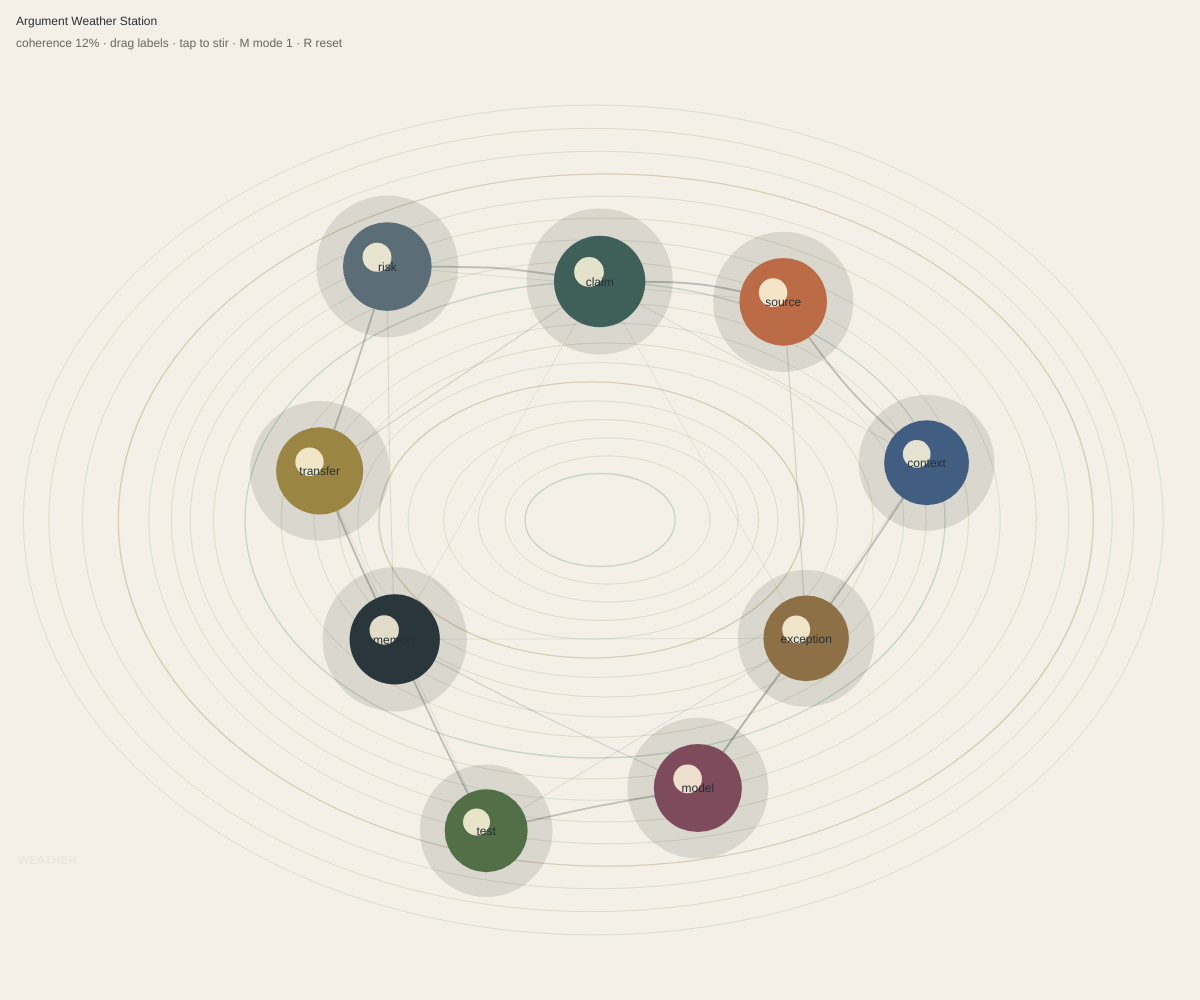
Frame 1 (no input)
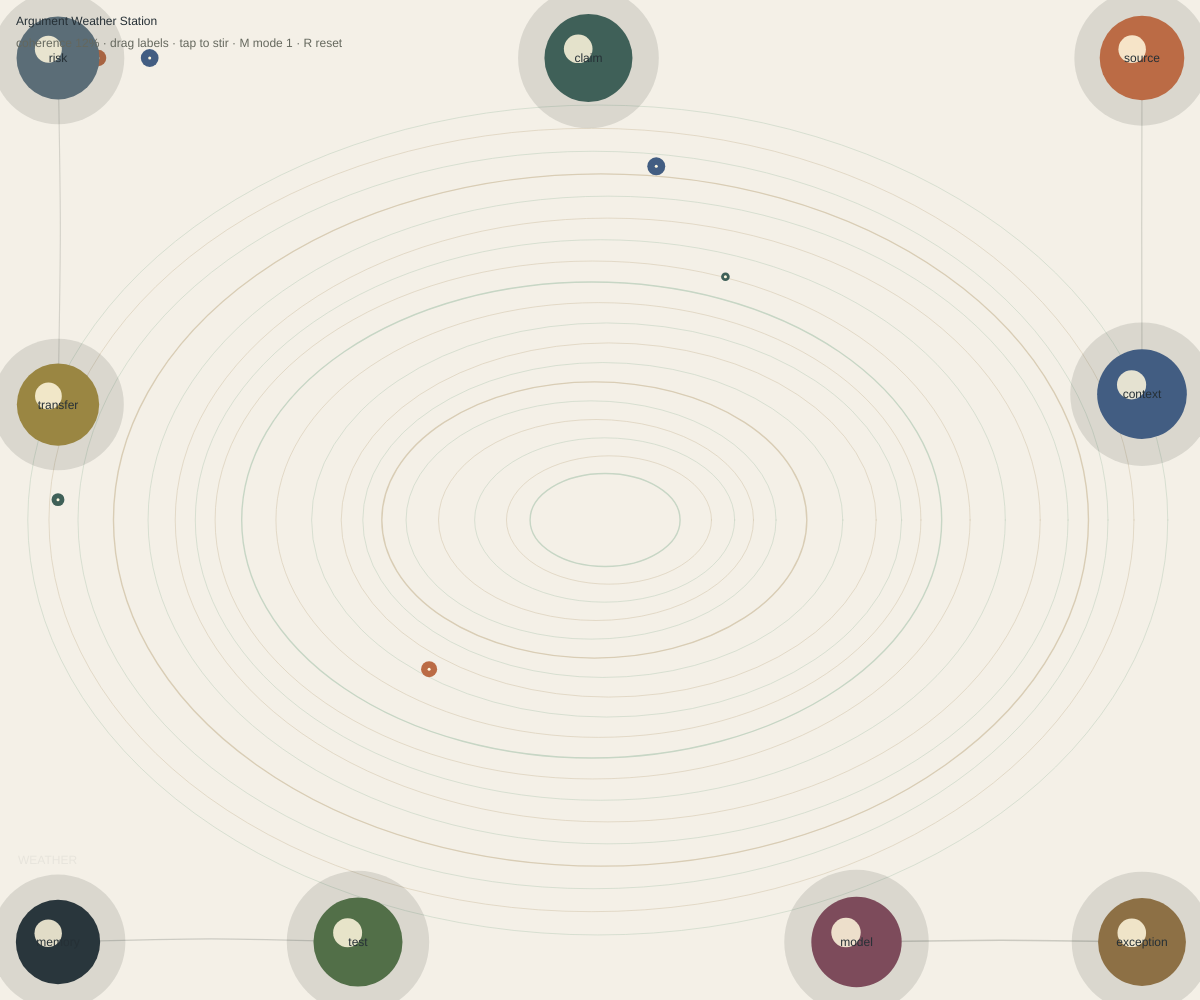
Frame 60 (no input)
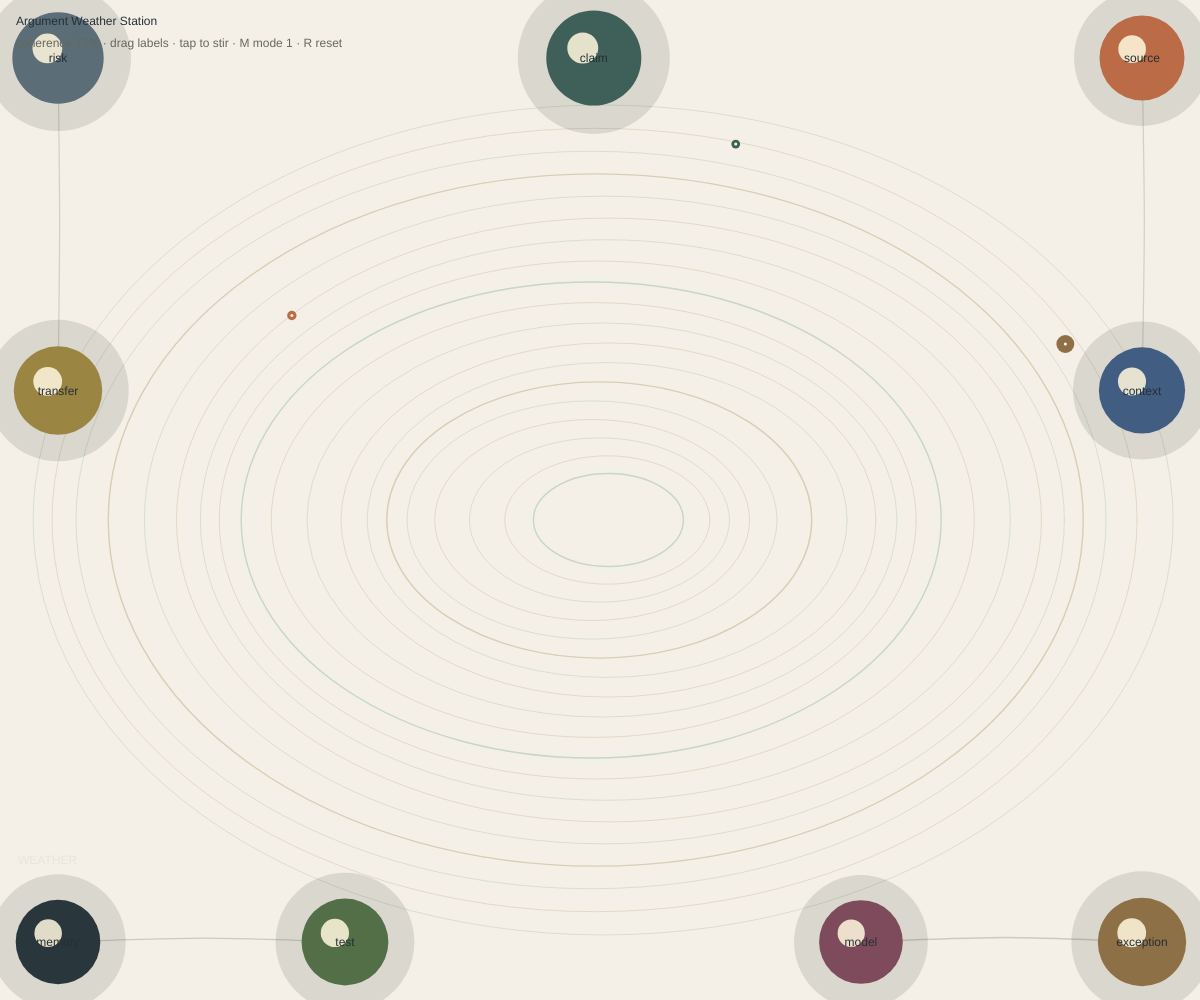
Frame 120 (the mouse pressed at the canvas centre since frame 60)

The p5.js sketch that drew these frames (run headless with seeded random() and noise() and a simulated clock; from frame 60 on, the mouse is pressed at the canvas centre):

// p5.js sketch
// ── sketch.js
// Argument Weather Station — a tactile pressure map for comprehension.

const LABELS = ['claim', 'source', 'context', 'exception', 'model', 'test', 'memory', 'transfer', 'risk'];
const TONES = ['#3f6058', '#bb6b45', '#425d82', '#8d7045', '#7d4b5b', '#526f48', '#29363c', '#9a8642', '#5b6d77'];

let blocks = [];
let rays = [];
let active = null;
let touchField = { x: 0, y: 0, force: 0 };
let mode = 0;

function setup() {
  createCanvas(windowWidth, windowHeight);
  pixelDensity(min(2, window.devicePixelRatio || 1));
  textFont('system-ui, -apple-system, BlinkMacSystemFont, "Segoe UI", sans-serif');
  seedBlocks();
}

function seedBlocks() {
  const s = min(width, height);
  blocks = LABELS.map((label, i) => {
    const a = (TWO_PI * i) / LABELS.length - HALF_PI;
    const ring = s * (0.23 + (i % 3) * 0.045);
    return {
      label,
      x: width * 0.5 + cos(a) * ring,
      y: height * 0.52 + sin(a) * ring,
      vx: random(-0.4, 0.4),
      vy: random(-0.4, 0.4),
      r: constrain(s * 0.045 + label.length * 1.2, 25, 46),
      charge: random(0.25, 0.85),
      bias: random(TWO_PI),
    };
  });
  rays = [];
  for (let i = 0; i < 7; i += 1) emitRay(floor(random(blocks.length)));
}

function draw() {
  background('#f4f0e7');
  drawAtmosphere();
  updateBlocks();
  drawRelations();
  updateRays();
  drawBlocks();
  drawHud();
  touchField.force *= 0.92;
}

function drawAtmosphere() {
  const s = min(width, height);
  noFill();
  for (let i = 0; i < 19; i += 1) {
    const w = s * (0.15 + i * 0.055);
    const wobble = sin(frameCount * 0.01 + i) * 9;
    stroke(i % 2 ? '#d9cdb5' : '#c7d6c5');
    strokeWeight(i % 5 === 0 ? 1.4 : 0.65);
    ellipse(width * 0.5 + wobble, height * 0.52, w, w * (0.62 + i * 0.006));
  }

  noStroke();
  fill(44, 59, 63, 16);
  textAlign(LEFT, TOP);
  textStyle(BOLD);
  textSize(constrain(width * 0.105, 44, 116));
  text('WEATHER', 18, height - constrain(width * 0.15, 78, 145));
  textStyle(NORMAL);
}

function updateBlocks() {
  const s = min(width, height);
  const cx = width * 0.5;
  const cy = height * 0.51;
  for (let i = 0; i < blocks.length; i += 1) {
    const b = blocks[i];
    if (active === i) continue;

    let ax = (cx - b.x) * 0.00085;
    let ay = (cy - b.y) * 0.00085;
    const swirl = mode === 0 ? 1 : mode === 1 ? -1 : 0.35;
    ax += cos(frameCount * 0.018 + b.bias) * 0.035 * swirl;
    ay += sin(frameCount * 0.015 + b.bias) * 0.035;

    for (let j = 0; j < blocks.length; j += 1) {
      if (i === j) continue;
      const other = blocks[j];
      const dx = b.x - other.x;
      const dy = b.y - other.y;
      const d2 = max(80, dx * dx + dy * dy);
      const push = (660 + b.charge * 220) / d2;
      ax += dx * push;
      ay += dy * push;
    }

    if (touchField.force > 0.01) {
      const dx = b.x - touchField.x;
      const dy = b.y - touchField.y;
      const d2 = max(70, dx * dx + dy * dy);
      const sign = mode === 2 ? -1 : 1;
      ax += (dx / d2) * 170 * touchField.force * sign;
      ay += (dy / d2) * 170 * touchField.force * sign;
    }

    b.vx = (b.vx + ax) * 0.91;
    b.vy = (b.vy + ay) * 0.91;
    b.x = constrain(b.x + b.vx, b.r + 12, width - b.r - 12);
    b.y = constrain(b.y + b.vy, b.r + 12, height - b.r - 12);
    b.charge = lerp(b.charge, 0.3 + 0.45 * noise(b.x * 0.005, b.y * 0.005, frameCount * 0.006), 0.04);
  }
}

function drawRelations() {
  const s = min(width, height);
  for (let i = 0; i < blocks.length; i += 1) {
    for (let j = i + 1; j < blocks.length; j += 1) {
      const a = blocks[i];
      const b = blocks[j];
      const d = dist(a.x, a.y, b.x, b.y);
      if (d > s * 0.42) continue;
      const strength = 1 - d / (s * 0.42);
      stroke(48, 57, 50, 28 + strength * 80);
      strokeWeight(0.7 + strength * 2.4);
      const bend = sin((i + j) * 1.7 + frameCount * 0.018) * 18 * strength;
      noFill();
      bezier(a.x, a.y, (a.x + b.x) * 0.5 + bend, (a.y + b.y) * 0.5 - bend, (a.x + b.x) * 0.5 + bend, (a.y + b.y) * 0.5 - bend, b.x, b.y);
    }
  }
}

function updateRays() {
  if (frameCount % 22 === 0) emitRay(floor(random(blocks.length)));
  for (let i = rays.length - 1; i >= 0; i -= 1) {
    const ray = rays[i];
    ray.u += ray.speed;
    if (ray.u >= 1) {
      blocks[ray.to].charge = 1;
      if (random() < 0.55) emitRay(ray.to);
      rays.splice(i, 1);
      continue;
    }
    const a = blocks[ray.from];
    const b = blocks[ray.to];
    const u = 1 - pow(1 - ray.u, 3);
    const x = lerp(a.x, b.x, u);
    const y = lerp(a.y, b.y, u);
    noStroke();
    fill(ray.tone);
    circle(x, y, 5 + sin(ray.u * PI) * 13);
    fill('#fff8df');
    circle(x, y, 3);
  }
}

function drawBlocks() {
  blocks.forEach((b, i) => {
    const hot = active === i || dist(mouseX, mouseY, b.x, b.y) < b.r * 1.2;
    const r = b.r + b.charge * 8 + sin(frameCount * 0.04 + b.bias) * 2;
    noStroke();
    fill(48, 57, 50, hot ? 58 : 34);
    circle(b.x, b.y, r * 2.75);
    fill(TONES[i % TONES.length]);
    circle(b.x, b.y, r * 1.72);
    fill(255, 247, 221, 220);
    circle(b.x - r * 0.2, b.y - r * 0.18, r * 0.56);
    fill('#263036');
    textAlign(CENTER, CENTER);
    textStyle(BOLD);
    textSize(constrain(r * 0.28, 10, 15));
    text(b.label, b.x, b.y + 1);
    textStyle(NORMAL);
  });
}

function drawHud() {
  const s = min(width, height);
  const pressure = floor(constrain(map(meanDistance(), s * 0.18, s * 0.36, 91, 28), 12, 96));
  noStroke();
  fill('#263036');
  textAlign(LEFT, TOP);
  textStyle(BOLD);
  textSize(14);
  text('Argument Weather Station', 16, 16);
  textStyle(NORMAL);
  fill('#65685e');
  text(`coherence ${pressure}% · drag labels · tap to stir · M mode ${mode + 1} · R reset`, 16, 38, width - 32);
}

function meanDistance() {
  let sum = 0;
  let count = 0;
  for (let i = 0; i < blocks.length; i += 1) {
    for (let j = i + 1; j < blocks.length; j += 1) {
      sum += dist(blocks[i].x, blocks[i].y, blocks[j].x, blocks[j].y);
      count += 1;
    }
  }
  return sum / count;
}

function emitRay(from) {
  const candidates = blocks.map((_, index) => index).filter((index) => index !== from);
  const to = random(candidates);
  rays.push({ from, to, u: 0, speed: random(0.008, 0.019), tone: random(['#8d7045', '#3f6058', '#425d82', '#bb6b45']) });
}

function pickBlock(x, y) {
  let best = null;
  let bestD = Infinity;
  blocks.forEach((b, i) => {
    const d = dist(x, y, b.x, b.y);
    if (d < b.r * 1.35 && d < bestD) {
      best = i;
      bestD = d;
    }
  });
  return best;
}

function mousePressed() {
  active = pickBlock(mouseX, mouseY);
  touchField = { x: mouseX, y: mouseY, force: active === null ? 1 : 0.35 };
  if (active === null) emitRay(floor(random(blocks.length)));
  return false;
}

function mouseDragged() {
  touchField = { x: mouseX, y: mouseY, force: 1 };
  if (active !== null) {
    const b = blocks[active];
    b.x = constrain(mouseX, b.r + 12, width - b.r - 12);
    b.y = constrain(mouseY, b.r + 12, height - b.r - 12);
    b.vx = movedX * 0.25;
    b.vy = movedY * 0.25;
    b.charge = 1;
  }
  return false;
}

function mouseReleased() {
  active = null;
}

function touchStarted() {
  return mousePressed();
}

function touchMoved() {
  return mouseDragged();
}

function touchEnded() {
  active = null;
  return false;
}

function keyPressed() {
  if (key === 'r' || key === 'R') seedBlocks();
  if (key === 'm' || key === 'M') mode = (mode + 1) % 3;
  if (key === ' ') emitRay(floor(random(blocks.length)));
}

function windowResized() {
  resizeCanvas(windowWidth, windowHeight);
  seedBlocks();
}
